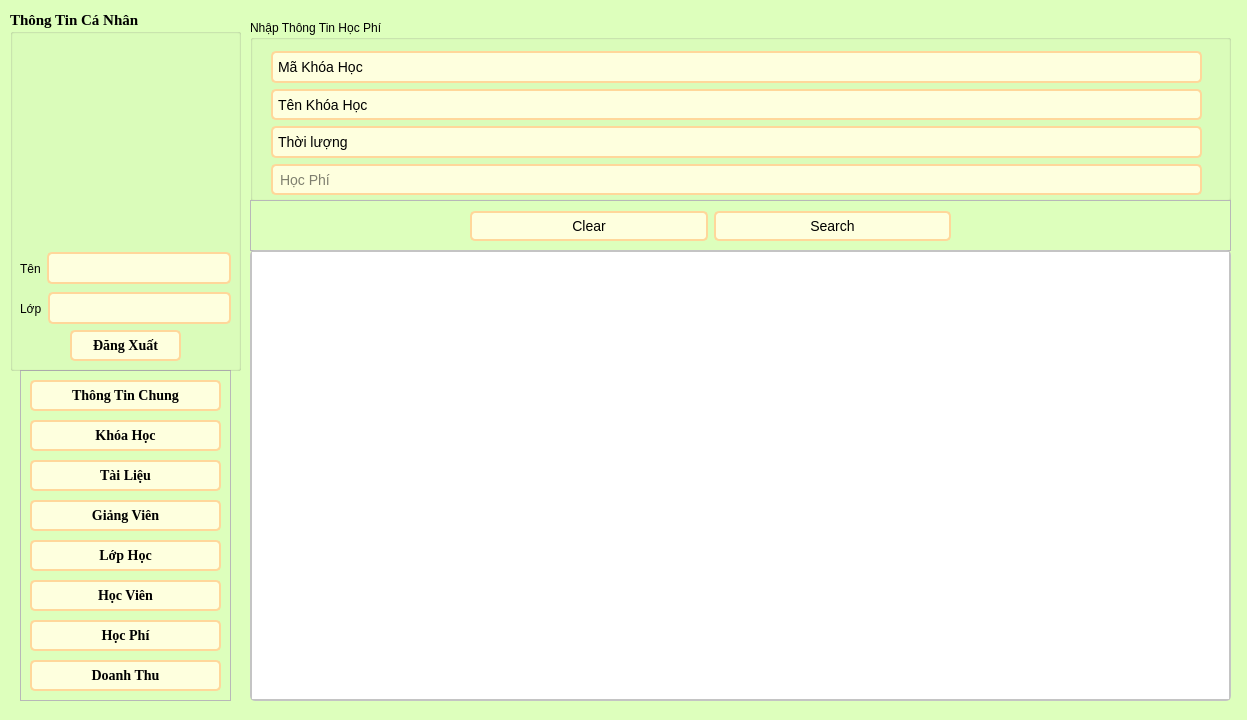
<?xml version="1.0" encoding="UTF-8"?>
<ui version="4.0">
 <class>HocPhi</class>
 <widget class="QWidget" name="HocPhi">
  <property name="geometry">
   <rect>
    <x>0</x>
    <y>0</y>
    <width>1247</width>
    <height>720</height>
   </rect>
  </property>
  <property name="windowTitle">
   <string>Form</string>
  </property>
  <property name="styleSheet">
   <string notr="true">*{
	font: 700 11pt &quot;Times New Roman&quot;;
}
QWidget#HocPhi {
    background-color: #DDFFBC
}

/* LineEdit Styles */
QLineEdit {
    border: 2px solid #FFD79A;
    border-radius: 5px;
    padding: 5px;
    background-color: #FEFFDE;
    font-size: 14px;
}

QLineEdit:focus {
    border: 2px solid #0078d7;
}

/* PushButton Styles */
QPushButton {
    border: 2px solid #FFD79A;
    border-radius: 5px;
    padding: 5px 15px;
    background-color: #FEFFDE;
    color: #000000;
    font-size: 14px;
}

QPushButton:hover {
    background-color: #FFD79A;
}

QPushButton:pressed {
    background-color: #004494;
}

/* TableWidget Styles */
QTableWidget {
    border: 2px solid #c4c4c4;
    border-radius: 5px;
    font-size: 14px;
}

QHeaderView::section {
    background-color: #FFFAC0;
    color: #9DE6E8;
    padding: 5px;
    border: 1px solid #c4c4c4;
}

QTableWidget::item {
    padding: 5px;
}

QTableWidget::item:selected {
    background-color: #FFD79A;
    color: #FFFAC0;
}

QTableWidget::item:hover {
    background-color: #FFD79A;
}

/* ScrollBar Styles */
QScrollBar:vertical {
    border: none;
    background: #f0f0f0;
    width: 12px;
    margin: 15px 0 15px 0;
}

QScrollBar::handle:vertical {
    background: #c4c4c4;
    min-height: 20px;
    border-radius: 5px;
}

QScrollBar::add-line:vertical,
QScrollBar::sub-line:vertical {
    height: 0;
}

QScrollBar::add-page:vertical,
QScrollBar::sub-page:vertical {
    background: none;
}
/* QDateEdit Styles */
QDateEdit {
    border: 2px solid #FFD79A;
    border-radius: 5px;
    padding: 5px;
    background-color: #FEFFDE;
    font-size: 14px;
}
QDateEdit:focus {
    border: 2px solid #0078d7;
}
/* ComboBox Styles */
QComboBox {
    border: 2px solid #FFD79A;
    border-radius: 5px;
    padding: 5px;
    background-color: #FEFFDE;
    font-size: 14px;
    min-width: 6em;
}

QComboBox:focus {
    border: 2px solid #0078d7;
}

QComboBox::drop-down {
    border: none;
}

QComboBox::down-arrow {
    image: url(down_arrow.png); /* Thay đổi icon mũi tên nếu cần */
}

QComboBox::down-arrow:on {
    top: 1px;
    left: 1px;
}

QComboBox QAbstractItemView {
    border: 2px solid #FFD79A;
    border-radius: 5px;
    background-color: #FEFFDE;
    font-size: 14px;
    selection-background-color: #FFD79A;
}
</string>
  </property>
  <widget class="QGroupBox" name="groupBox">
   <property name="geometry">
    <rect>
     <x>250</x>
     <y>20</y>
     <width>981</width>
     <height>181</height>
    </rect>
   </property>
   <property name="title">
    <string>Nhập Thông Tin Học Phí</string>
   </property>
   <widget class="QWidget" name="layoutWidget">
    <property name="geometry">
     <rect>
      <x>21</x>
      <y>31</y>
      <width>931</width>
      <height>144</height>
     </rect>
    </property>
    <layout class="QVBoxLayout" name="verticalLayout">
     <item>
      <widget class="QComboBox" name="makhoahoc">
       <property name="placeholderText">
        <string>Mã Khóa Học</string>
       </property>
      </widget>
     </item>
     <item>
      <widget class="QComboBox" name="tenkhoahoc">
       <property name="placeholderText">
        <string>Tên Khóa Học</string>
       </property>
      </widget>
     </item>
     <item>
      <widget class="QComboBox" name="thoiluong">
       <property name="placeholderText">
        <string>Thời lượng</string>
       </property>
      </widget>
     </item>
     <item>
      <widget class="QLineEdit" name="hocphi">
       <property name="placeholderText">
        <string>Học Phí</string>
       </property>
      </widget>
     </item>
    </layout>
   </widget>
  </widget>
  <widget class="QFrame" name="frame_fucntion">
   <property name="geometry">
    <rect>
     <x>250</x>
     <y>200</y>
     <width>981</width>
     <height>51</height>
    </rect>
   </property>
   <property name="frameShape">
    <enum>QFrame::StyledPanel</enum>
   </property>
   <property name="frameShadow">
    <enum>QFrame::Raised</enum>
   </property>
   <widget class="QWidget" name="layoutWidget_3">
    <property name="geometry">
     <rect>
      <x>220</x>
      <y>10</y>
      <width>481</width>
      <height>32</height>
     </rect>
    </property>
    <layout class="QHBoxLayout" name="horizontalLayout_3">
     <item>
      <widget class="QPushButton" name="btn_xoathongtin">
       <property name="text">
        <string>Clear</string>
       </property>
       <property name="icon">
        <iconset>
         <normaloff>../../icon/clearall.svg</normaloff>../../icon/clearall.svg</iconset>
       </property>
       <property name="shortcut">
        <string notr="true"/>
       </property>
      </widget>
     </item>
     <item>
      <widget class="QPushButton" name="btn_tim">
       <property name="text">
        <string>Search</string>
       </property>
       <property name="icon">
        <iconset>
         <normaloff>../../icon/search.svg</normaloff>../../icon/search.svg</iconset>
       </property>
       <property name="shortcut">
        <string notr="true"/>
       </property>
      </widget>
     </item>
    </layout>
   </widget>
  </widget>
  <widget class="QFrame" name="frame_btn">
   <property name="geometry">
    <rect>
     <x>20</x>
     <y>370</y>
     <width>211</width>
     <height>331</height>
    </rect>
   </property>
   <property name="styleSheet">
    <string notr="true"/>
   </property>
   <property name="frameShape">
    <enum>QFrame::StyledPanel</enum>
   </property>
   <property name="frameShadow">
    <enum>QFrame::Raised</enum>
   </property>
   <widget class="QPushButton" name="btn_thongtinchung">
    <property name="geometry">
     <rect>
      <x>10</x>
      <y>10</y>
      <width>191</width>
      <height>31</height>
     </rect>
    </property>
    <property name="font">
     <font>
      <family>Times New Roman</family>
      <pointsize>-1</pointsize>
      <italic>false</italic>
      <bold>true</bold>
      <underline>false</underline>
      <strikeout>false</strikeout>
     </font>
    </property>
    <property name="text">
     <string>Thông Tin Chung</string>
    </property>
   </widget>
   <widget class="QPushButton" name="btn_giangvien">
    <property name="geometry">
     <rect>
      <x>10</x>
      <y>130</y>
      <width>191</width>
      <height>31</height>
     </rect>
    </property>
    <property name="font">
     <font>
      <family>Times New Roman</family>
      <pointsize>-1</pointsize>
      <italic>false</italic>
      <bold>true</bold>
      <underline>false</underline>
      <strikeout>false</strikeout>
     </font>
    </property>
    <property name="text">
     <string>Giảng Viên</string>
    </property>
   </widget>
   <widget class="QPushButton" name="btn_tailieu">
    <property name="enabled">
     <bool>true</bool>
    </property>
    <property name="geometry">
     <rect>
      <x>10</x>
      <y>90</y>
      <width>191</width>
      <height>31</height>
     </rect>
    </property>
    <property name="font">
     <font>
      <family>Times New Roman</family>
      <pointsize>-1</pointsize>
      <italic>false</italic>
      <bold>true</bold>
      <underline>false</underline>
      <strikeout>false</strikeout>
     </font>
    </property>
    <property name="text">
     <string>Tài Liệu</string>
    </property>
   </widget>
   <widget class="QPushButton" name="btn_hocphi">
    <property name="enabled">
     <bool>true</bool>
    </property>
    <property name="geometry">
     <rect>
      <x>10</x>
      <y>250</y>
      <width>191</width>
      <height>31</height>
     </rect>
    </property>
    <property name="font">
     <font>
      <family>Times New Roman</family>
      <pointsize>-1</pointsize>
      <italic>false</italic>
      <bold>true</bold>
      <underline>false</underline>
      <strikeout>false</strikeout>
     </font>
    </property>
    <property name="text">
     <string>Học Phí</string>
    </property>
   </widget>
   <widget class="QPushButton" name="btn_lophoc">
    <property name="geometry">
     <rect>
      <x>10</x>
      <y>170</y>
      <width>191</width>
      <height>31</height>
     </rect>
    </property>
    <property name="font">
     <font>
      <family>Times New Roman</family>
      <pointsize>-1</pointsize>
      <italic>false</italic>
      <bold>true</bold>
      <underline>false</underline>
      <strikeout>false</strikeout>
     </font>
    </property>
    <property name="text">
     <string>Lớp Học</string>
    </property>
   </widget>
   <widget class="QPushButton" name="btn_doanhthu">
    <property name="geometry">
     <rect>
      <x>10</x>
      <y>290</y>
      <width>191</width>
      <height>31</height>
     </rect>
    </property>
    <property name="font">
     <font>
      <family>Times New Roman</family>
      <pointsize>-1</pointsize>
      <italic>false</italic>
      <bold>true</bold>
      <underline>false</underline>
      <strikeout>false</strikeout>
     </font>
    </property>
    <property name="text">
     <string>Doanh Thu</string>
    </property>
   </widget>
   <widget class="QPushButton" name="btn_hocvien">
    <property name="geometry">
     <rect>
      <x>10</x>
      <y>210</y>
      <width>191</width>
      <height>31</height>
     </rect>
    </property>
    <property name="font">
     <font>
      <family>Times New Roman</family>
      <pointsize>-1</pointsize>
      <italic>false</italic>
      <bold>true</bold>
      <underline>false</underline>
      <strikeout>false</strikeout>
     </font>
    </property>
    <property name="text">
     <string>Học Viên</string>
    </property>
   </widget>
   <widget class="QPushButton" name="btn_khoahoc">
    <property name="enabled">
     <bool>true</bool>
    </property>
    <property name="geometry">
     <rect>
      <x>10</x>
      <y>50</y>
      <width>191</width>
      <height>31</height>
     </rect>
    </property>
    <property name="font">
     <font>
      <family>Times New Roman</family>
      <pointsize>-1</pointsize>
      <italic>false</italic>
      <bold>true</bold>
      <underline>false</underline>
      <strikeout>false</strikeout>
     </font>
    </property>
    <property name="text">
     <string>Khóa Học</string>
    </property>
   </widget>
  </widget>
  <widget class="QGroupBox" name="groupBox_2">
   <property name="enabled">
    <bool>true</bool>
   </property>
   <property name="geometry">
    <rect>
     <x>10</x>
     <y>10</y>
     <width>231</width>
     <height>361</height>
    </rect>
   </property>
   <property name="font">
    <font>
     <family>Times New Roman</family>
     <pointsize>11</pointsize>
     <italic>false</italic>
     <bold>true</bold>
    </font>
   </property>
   <property name="title">
    <string>Thông Tin Cá Nhân</string>
   </property>
   <widget class="QPushButton" name="btn_dangxuat">
    <property name="geometry">
     <rect>
      <x>60</x>
      <y>320</y>
      <width>111</width>
      <height>31</height>
     </rect>
    </property>
    <property name="font">
     <font>
      <family>Times New Roman</family>
      <pointsize>-1</pointsize>
      <italic>false</italic>
      <bold>true</bold>
      <underline>false</underline>
      <strikeout>false</strikeout>
     </font>
    </property>
    <property name="styleSheet">
     <string notr="true"/>
    </property>
    <property name="text">
     <string>Đăng Xuất</string>
    </property>
   </widget>
   <widget class="QWidget" name="layoutWidget_4">
    <property name="geometry">
     <rect>
      <x>10</x>
      <y>240</y>
      <width>211</width>
      <height>37</height>
     </rect>
    </property>
    <layout class="QHBoxLayout" name="horizontalLayout_4">
     <item>
      <widget class="QLabel" name="label_3">
       <property name="text">
        <string>Tên</string>
       </property>
      </widget>
     </item>
     <item>
      <widget class="QLineEdit" name="Tentaikhoan">
       <property name="enabled">
        <bool>false</bool>
       </property>
      </widget>
     </item>
    </layout>
   </widget>
   <widget class="QWidget" name="layoutWidget_5">
    <property name="geometry">
     <rect>
      <x>10</x>
      <y>280</y>
      <width>211</width>
      <height>37</height>
     </rect>
    </property>
    <layout class="QHBoxLayout" name="horizontalLayout_5">
     <item>
      <widget class="QLabel" name="label_4">
       <property name="text">
        <string>Lớp</string>
       </property>
      </widget>
     </item>
     <item>
      <widget class="QLineEdit" name="lop">
       <property name="enabled">
        <bool>false</bool>
       </property>
      </widget>
     </item>
    </layout>
   </widget>
  </widget>
  <widget class="QTableWidget" name="result_table">
   <property name="enabled">
    <bool>true</bool>
   </property>
   <property name="geometry">
    <rect>
     <x>250</x>
     <y>250</y>
     <width>981</width>
     <height>451</height>
    </rect>
   </property>
  </widget>
 </widget>
 <resources/>
 <connections/>
</ui>
